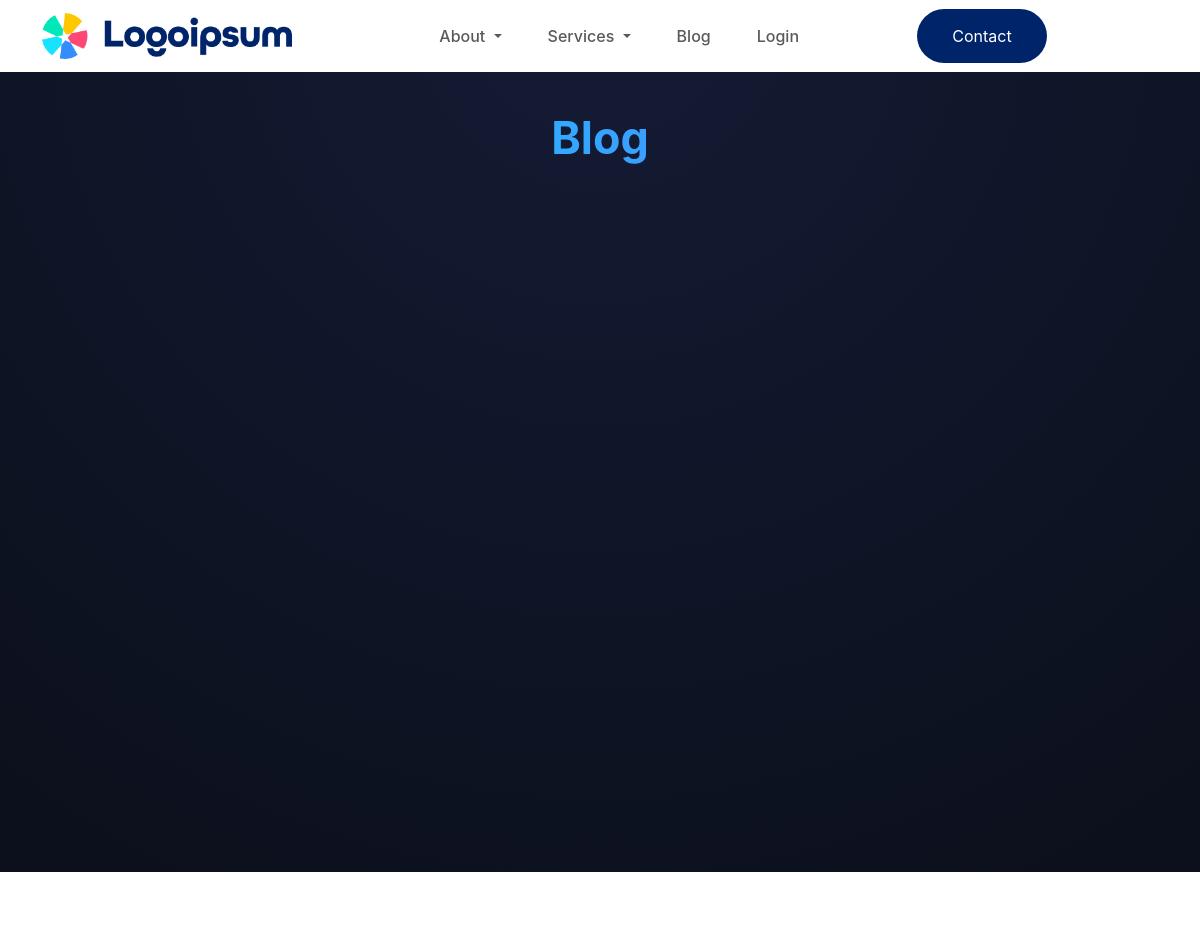
The page /blog.php on the database as committed earlier.
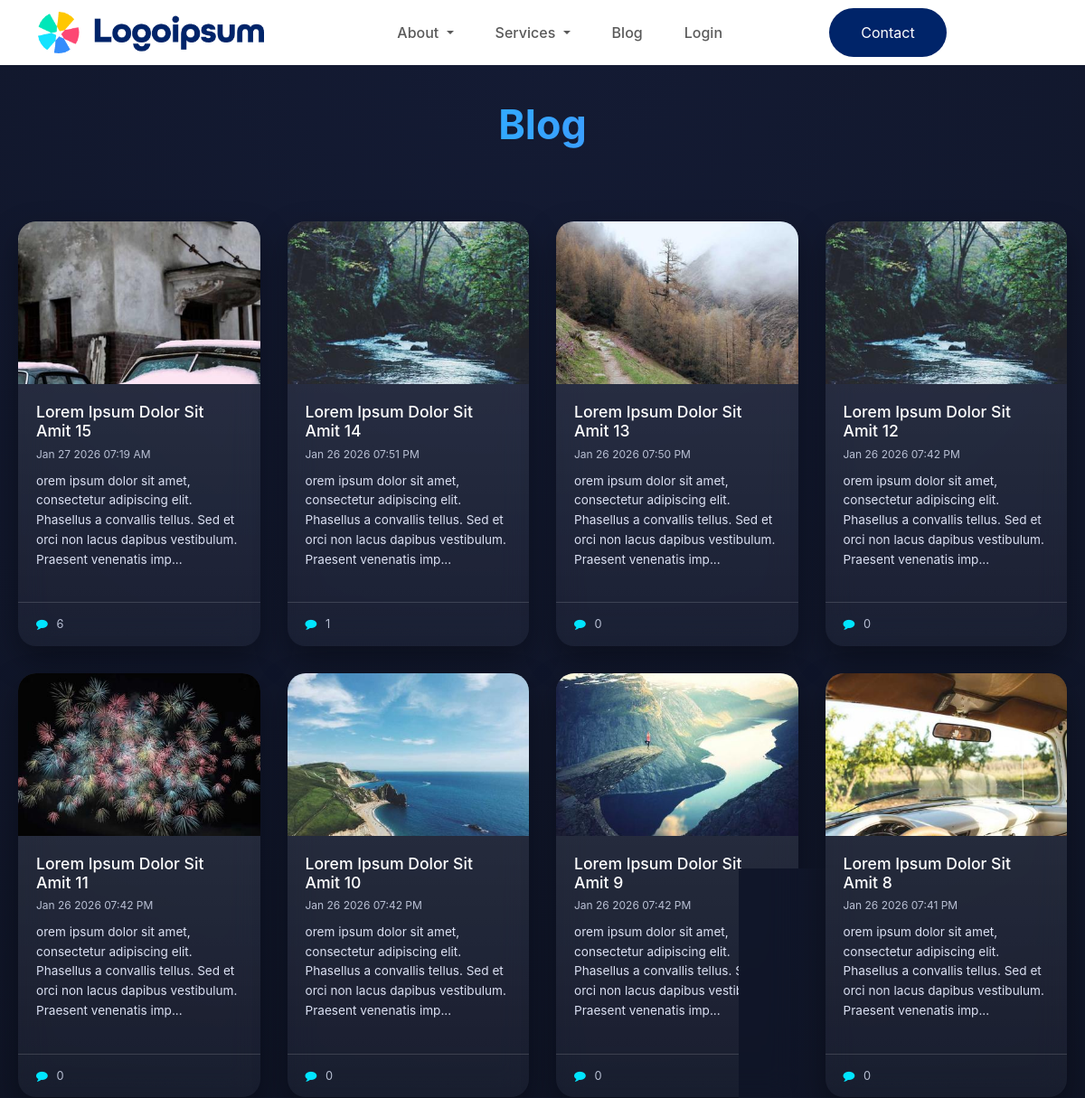
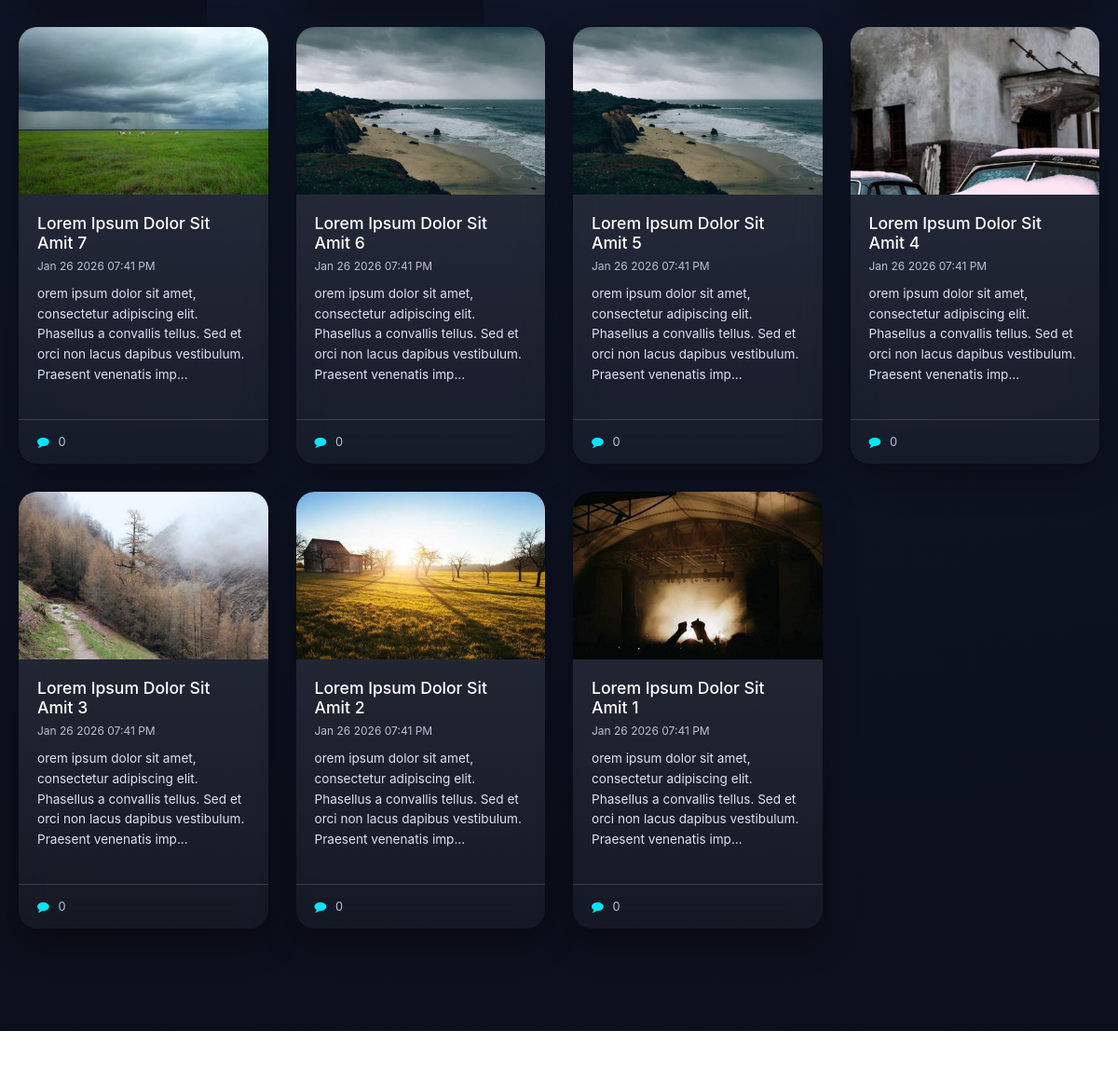
The same page on the database as committed later (2 pictures, top to bottom).
### tables this page shows
CREATE TABLE IF NOT EXISTS `articles` (
  `id` int NOT NULL AUTO_INCREMENT,
  `title` text NOT NULL,
  `description` longtext NOT NULL,
  `img_url` text NOT NULL,
  `posted_by_id` int NOT NULL,
  `datetimeinserted` text NOT NULL,
  PRIMARY KEY (`id`)
);

### init/main-functions.php (called while the page is built, shortened)
<?php
$base_url = "http://127.0.0.1/real_estate_funnels_git";
function logged_in( $role = false ){
  global $userdata;
  if(isset($_SESSION['user_id']) && $_SESSION['user_id']){
    if( isset( $role ) && $role && $role == "admin" ){
      if( isset( $userdata ) && is_array( $userdata ) && isset( $userdata['role'] ) && $userdata['role'] == "admin" ){
        return true;
      } else {
        return false;
      }
    } else {
      return true;
    }
  } else {
    return false;
  }
}
function get_articles_feeds( $get_start=false, $get_end=false){
  global $conn;
  $articles = [];
  $get_articles = mysqli_query($conn,
    "SELECT
        M.*,
        COUNT(J.id) AS comment_counts
    FROM
        articles AS M
    LEFT JOIN
        comments AS J ON M.id = J.article_id
    GROUP BY
        M.id -- Include all non-aggregated columns from the SELECT list in the GROUP BY clause
    ORDER BY
        M.datetimeinserted
        DESC;
    "
  );
  while( $the_articles = mysqli_fetch_assoc( $get_articles ) ){
    $articles[] = $the_articles;
  }
  return $articles;
}
?>

### blog.php (the view, shortened to what this page needs)
<?php
include("template-parts/header.php");
?>
<h1 class="page-title">Blog</h1>
<div class="blog-container">
  <?php
  $the_articles = get_articles_feeds();
  foreach( $the_articles as $the_article ): ?>
    <a href="<?=$base_url;?>/blog-single.php?id=<?=$the_article['id'];?>" class="blog-card">
      <div class="image-wrapper">
        <img src="<?php echo $base_url.$the_article['img_url']; ?>" loading="lazy">
      </div>
      <div class="blog-content">
        <h3><?php echo $the_article['title'];?></h3>
        <div class="date"><?php echo date("M d Y h:i A", strtotime( $the_article['datetimeinserted'] ));?></div>
        <p><?php
          if( strlen( $the_article['description'] ) > 150 ){
            echo substr($the_article['description'], 0, 150)."...";
          } else {
            $the_article['description'];
          }
          ?></p>
      </div>
      <div class="blog-footer">
        <span><i class="fa fa-comment"></i> <?=$the_article['comment_counts'];?></span>
      </div>
    </a>
  <?php endforeach; ?>
</div>
<?php include("template-parts/footer.php"); ?>

### template-parts/header.php (shortened to what this page needs)
<?php include("init/database.php"); ?>
<?php include("init/main-functions.php"); ?>
<!DOCTYPE html>
<html>
<head>
	<link href="assets/css/bootstrap.min.css" rel="stylesheet">
	<link rel="stylesheet" href="assets/font-awesome-4.7.0/css/font-awesome.min.css">
	<link href="assets/main.css" rel="stylesheet">
</head>
<body>
	<header class="container-fluid bg-white">
		<nav class="main-nav-container container navbar navbar-expand-lg  ">
			<div class="container-fluid">
				<a class="navbar-brand" href="<?php echo $base_url; ?>">
					<img src="assets/img/logoipsum-410.png">
				</a>
				<div class="collapse navbar-collapse main-nav-menu " id="navbarNavDropdown">
					<ul class="navbar-nav">
						<li class="nav-item dropdown ">
							<a class="nav-link dropdown-toggle" href="#" role="button" data-bs-toggle="dropdown" aria-expanded="false">
							About
							</a>
						</li>
						<li class="nav-item dropdown mega-dropdown">
						  	<a class="nav-link dropdown-toggle"
							   href="#"
							   id="servicesMenu"
							   role="button"
							   data-bs-toggle="dropdown"
							   aria-expanded="false">
							  Services
							</a>
						</li>
						<li class="nav-item">
							<a class="nav-link" href="<?=$base_url;?>/blog.php">Blog</a>
						</li>
						<?php if( logged_in() ): ?>
							<li class="nav-item"><a class="nav-link" href="<?php echo $base_url; ?>/logout.php">Logout</a></li>
						<?php else: ?>
							<li class="nav-item">
								<a class="nav-link" href="#" data-bs-toggle="modal" data-bs-target="#authModal">
									Login
								</a>
							</li>
						<?php endif; ?>
						<li class="nav-item ">
							<div class="btn-container">
								<a class="theme-btn" href="<?=$base_url;?>/contact-us.php">Contact</a>
							</div>
						</li>
					</ul>
				</div>
			</div>
		</nav>
	</header>
	<main class="main-content">

### template-parts/footer.php (shortened to what this page needs)
	</main>
	<footer>
		<div class="container text-center">
			<p class="footer-text">  Lorem ipsum dolor sit amet, consectetur adipiscing elit. Vivamus condimentum.
				&copy;<?=date("Y");?> All rights reserved.</p>
		</div>
	</footer>
</body>
</html>

### assets/main.css (style rules this page uses)
h1 { font-size: 36px; }
h3 { font-size: 18px; }
.navbar-brand img { max-width: 250px; }
.main-nav-container .main-nav-menu { justify-content: flex-end; padding-right: 1rem; padding-left: 1rem; }
.main-nav-container .main-nav-menu .navbar-nav { align-items: center; }
.main-nav-container .main-nav-menu .navbar-nav .nav-item { margin-left: 15px; margin-right: 15px; }
.main-nav-container .main-nav-menu .nav-item .nav-link { font-weight: 500; }
.main-nav-container .main-nav-menu .navbar-nav .nav-item .btn-container { padding-left: 80px; padding-right: 80px; }
footer { background-color: #FFF; padding: 20px 0; }
footer .footer-text { font-size: 12px; margin: 0; }
main.main-content { min-height: 800px; padding-bottom: 50px; }
.theme-btn { background-color: #002469; color: #fff; display: inline-block; padding: 15px 20px; border-radius: 30px; min-width: 130px; text-align: center; text-decoration: none; }
.mega-dropdown { position: static; }

### blog.php (style rules this page uses)
:root { --primary: #6c63ff; --secondary: #00e5ff; --bg: #0b0f1a; --card-bg: rgba(255,255,255,0.08); --glass: rgba(255,255,255,0.12); --text: #ffffff; --muted: #b9c0d4; }
* { margin: 0; padding: 0; box-sizing: border-box; font-family: 'Inter', sans-serif; }
body { background: radial-gradient(circle at top, #141b34, var(--bg)); color: var(--text); min-height: 100vh; }
.page-title { text-align: center; padding: 40px 20px 20px; font-size: 2.8rem; font-weight: 700; background: linear-gradient(90deg, var(--secondary), var(--primary)); -webkit-background-clip: text; -webkit-text-fill-color: transparent; }
.blog-container { max-width: 1300px; margin: 60px auto; padding: 0 20px; display: grid; grid-template-columns: repeat(4, 1fr); gap: 30px; }
.blog-card { display: flex; flex-direction: column; justify-content: space-between; background: linear-gradient(180deg, rgba(255,255,255,0.12), rgba(255,255,255,0.04)); border-radius: 20px; overflow: hidden; backdrop-filter: blur(16px); box-shadow: 0 15px 35px rgba(0,0,0,0.35); transition: transform 0.35s ease, box-shadow 0.35s ease; text-decoration: none; color: #fff; }
.blog-card img { width: 100%; height: 180px; object-fit: cover; }
.blog-content { padding: 20px; flex-grow: 1; }
.blog-content h3 { font-size: 1.1rem; margin-bottom: 6px; }
.blog-content .date { font-size: 0.75rem; color: var(--muted); margin-bottom: 10px; }
.blog-content p { font-size: 0.85rem; line-height: 1.6; color: #dce1f3; }
.blog-footer { display: flex; justify-content: space-between; align-items: center; padding: 14px 20px; border-top: 1px solid rgba(255,255,255,0.15); }
.blog-footer span { font-size: 0.8rem; color: var(--muted); cursor: pointer; }
.blog-footer i { margin-right: 6px; color: var(--secondary); }
.image-wrapper { position: relative; width: 100%; height: 180px; overflow: hidden; }
.image-wrapper img { width: 100%; height: 100%; object-fit: cover; display: block; }

Rows that differ between the two databases and show on the page:
added articles: img_url (picture), title "Lorem Ipsum Dolor Sit Amit 15", datetimeinserted "Jan 27 2026 07:19 AM", description "orem ipsum dolor sit amet, consectetur adipiscing elit. Phasellus a convallis tellus. Sed et orci non lacus dapibus vestibulum. Praesent venenatis imp", comment_counts "6"
added articles: img_url (picture), title "Lorem Ipsum Dolor Sit Amit 14", datetimeinserted "Jan 26 2026 07:51 PM", description "orem ipsum dolor sit amet, consectetur adipiscing elit. Phasellus a convallis tellus. Sed et orci non lacus dapibus vestibulum. Praesent venenatis imp", comment_counts "1"
added articles: img_url (picture), title "Lorem Ipsum Dolor Sit Amit 13", datetimeinserted "Jan 26 2026 07:50 PM", description "orem ipsum dolor sit amet, consectetur adipiscing elit. Phasellus a convallis tellus. Sed et orci non lacus dapibus vestibulum. Praesent venenatis imp", comment_counts "0"
added articles: img_url (picture), title "Lorem Ipsum Dolor Sit Amit 12", datetimeinserted "Jan 26 2026 07:42 PM", description "orem ipsum dolor sit amet, consectetur adipiscing elit. Phasellus a convallis tellus. Sed et orci non lacus dapibus vestibulum. Praesent venenatis imp", comment_counts "0"
added articles: img_url (picture), title "Lorem Ipsum Dolor Sit Amit 11", datetimeinserted "Jan 26 2026 07:42 PM", description "orem ipsum dolor sit amet, consectetur adipiscing elit. Phasellus a convallis tellus. Sed et orci non lacus dapibus vestibulum. Praesent venenatis imp", comment_counts "0"
added articles: img_url (picture), title "Lorem Ipsum Dolor Sit Amit 10", datetimeinserted "Jan 26 2026 07:42 PM", description "orem ipsum dolor sit amet, consectetur adipiscing elit. Phasellus a convallis tellus. Sed et orci non lacus dapibus vestibulum. Praesent venenatis imp", comment_counts "0"
added articles: img_url (picture), title "Lorem Ipsum Dolor Sit Amit 9", datetimeinserted "Jan 26 2026 07:42 PM", description "orem ipsum dolor sit amet, consectetur adipiscing elit. Phasellus a convallis tellus. Sed et orci non lacus dapibus vestibulum. Praesent venenatis imp", comment_counts "0"
added articles: img_url (picture), title "Lorem Ipsum Dolor Sit Amit 8", datetimeinserted "Jan 26 2026 07:41 PM", description "orem ipsum dolor sit amet, consectetur adipiscing elit. Phasellus a convallis tellus. Sed et orci non lacus dapibus vestibulum. Praesent venenatis imp", comment_counts "0"
added articles: img_url (picture), title "Lorem Ipsum Dolor Sit Amit 7", datetimeinserted "Jan 26 2026 07:41 PM", description "orem ipsum dolor sit amet, consectetur adipiscing elit. Phasellus a convallis tellus. Sed et orci non lacus dapibus vestibulum. Praesent venenatis imp", comment_counts "0"
added articles: img_url (picture), title "Lorem Ipsum Dolor Sit Amit 6", datetimeinserted "Jan 26 2026 07:41 PM", description "orem ipsum dolor sit amet, consectetur adipiscing elit. Phasellus a convallis tellus. Sed et orci non lacus dapibus vestibulum. Praesent venenatis imp", comment_counts "0"
added articles: img_url (picture), title "Lorem Ipsum Dolor Sit Amit 5", datetimeinserted "Jan 26 2026 07:41 PM", description "orem ipsum dolor sit amet, consectetur adipiscing elit. Phasellus a convallis tellus. Sed et orci non lacus dapibus vestibulum. Praesent venenatis imp", comment_counts "0"
added articles: img_url (picture), title "Lorem Ipsum Dolor Sit Amit 4", datetimeinserted "Jan 26 2026 07:41 PM", description "orem ipsum dolor sit amet, consectetur adipiscing elit. Phasellus a convallis tellus. Sed et orci non lacus dapibus vestibulum. Praesent venenatis imp", comment_counts "0"
added articles: img_url (picture), title "Lorem Ipsum Dolor Sit Amit 3", datetimeinserted "Jan 26 2026 07:41 PM", description "orem ipsum dolor sit amet, consectetur adipiscing elit. Phasellus a convallis tellus. Sed et orci non lacus dapibus vestibulum. Praesent venenatis imp", comment_counts "0"
added articles: img_url (picture), title "Lorem Ipsum Dolor Sit Amit 2", datetimeinserted "Jan 26 2026 07:41 PM", description "orem ipsum dolor sit amet, consectetur adipiscing elit. Phasellus a convallis tellus. Sed et orci non lacus dapibus vestibulum. Praesent venenatis imp", comment_counts "0"
added articles: img_url (picture), title "Lorem Ipsum Dolor Sit Amit 1", datetimeinserted "Jan 26 2026 07:41 PM", description "orem ipsum dolor sit amet, consectetur adipiscing elit. Phasellus a convallis tellus. Sed et orci non lacus dapibus vestibulum. Praesent venenatis imp", comment_counts "0"
